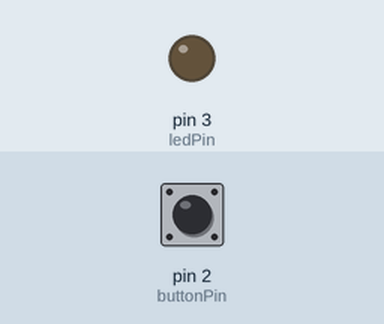
Recording of a sketch running on a simulated Arduino Uno, built with avr-gcc and run on an emulated ATmega328P. Parts: output pins drawn as LEDs (lit = HIGH). The test bench sets the inputs (shaded band); at power-on: pin 2 (buttonPin) HIGH.

Above: at 1.2 s.
1.3 s: pin 2 (buttonPin) pulled LOW for 0.15 s
At 1.6 s:
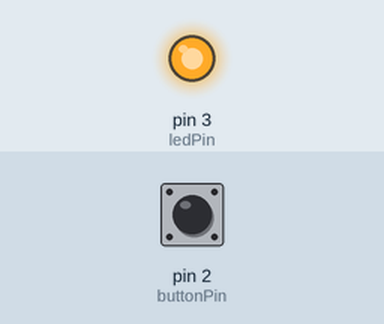
2.9 s: pin 2 (buttonPin) pulled LOW for 1 s
At 4.1 s:
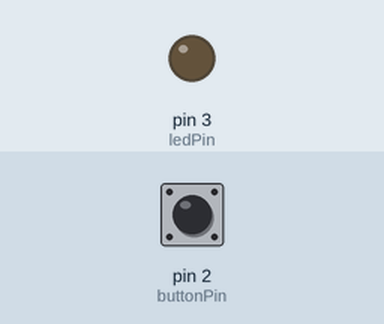
5.4 s: pin 2 (buttonPin) pulled LOW for 3.2 s
At 6.0 s:
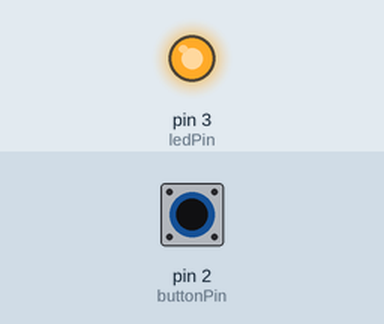
Timing chart, 0 to 8.4 s (numbered marks = the images above; inputs shaded):
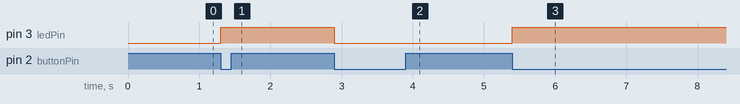

The sketch:

06-button_analog_write.ino
```cpp
const int ledPin = 3;
const int buttonPin = 2;
int lightSwitch = 0;

void SwitchToogle(int lightSwitch);

void setup() {
  pinMode(ledPin, OUTPUT);
  pinMode(buttonPin, INPUT_PULLUP);
}

void loop() {

  if (!digitalRead(buttonPin))
  {
    lightSwitch = (lightSwitch + 1) % 2;
    SwitchToggle(lightSwitch);
  }

}

void SwitchToggle(int lightSwitch)
{
  if(lightSwitch)
  {
    while(!digitalRead(buttonPin)){
      digitalWrite(ledPin, HIGH);
    }

  } else
  {
    while(!digitalRead(buttonPin)){
      digitalWrite(ledPin, LOW);
    }
  }
}
```

Measured:
- after the input at 1.3 s, pin 3 (ledPin): LOW → HIGH at once
- after the input at 2.9 s, pin 3 (ledPin): HIGH → LOW at once
- after the input at 5.4 s, pin 3 (ledPin): LOW → HIGH at once
